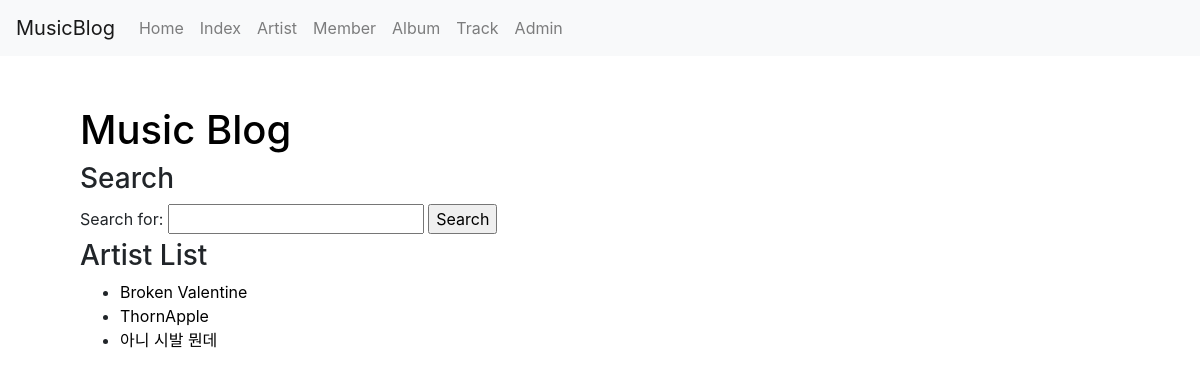
/musicblog/artist/, run on the app's committed database.
### musicb/models.py (models this page shows, shortened)
class Artist(models.Model):
    name = models.CharField(verbose_name="Name", null=False, blank=False, unique=True, max_length=50)
    slug = models.SlugField("Slug", unique=True, allow_unicode=True, help_text='one word for title alias.') #처음에는 default값 정해주고, admin.py 수정 후에는 지우면 됨 (왜 그럴까 시발)
    company = models.CharField(verbose_name="Company", max_length=50, null=True, blank=True)
    debut = models.DateField(verbose_name="Debut year", null=True, blank=True)
    artist_info = models.TextField(verbose_name='ArtistInfo', default="No infomation", null=True, blank=True)

### musicb/views.py (the view)
# urls.py: path('artist/', views.ArtistLV.as_view(), name='artistview'),
class ArtistLV(ListView):
    def get_queryset(self):
        return Artist.objects.order_by('name')
    allow_empty = True

### musicb/templates/musicb/artist_list.html (shortened to what this page needs)
{% extends 'musicb/base.html' %}
{% block content %}
    {% include 'musicb/musicblog_base.html' %}
    <h3>Artist List</h3>
    {% if object_list %}
        <ul>
            {% for artist in object_list %}
                <li><a class='no_linkdecoration' href="{% url 'musicblog:artistview_detail' artist.slug %}">{{artist.name}}</a></li>
            {% endfor %}
        </ul>
    {% else %}
        There is no artist.
    {% endif %}
{% endblock %}

### data on the page
Artist: name "Broken Valentine"
Artist: name "ThornApple"
Artist: name "아니 시발 뭔데"
